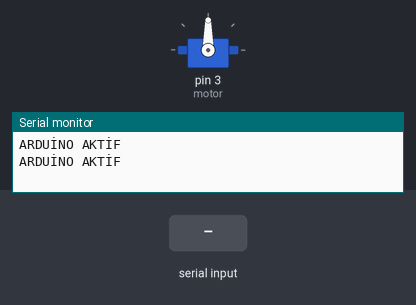
This sketch was run on a simulated Arduino Uno, built with avr-gcc and run on an emulated ATmega328P. Parts: servo, the last lines printed to the serial monitor. The test bench sets the inputs (shaded band).

Above: at 2.0 s.
2.1 s: "A" received over Serial
At 3.6 s:
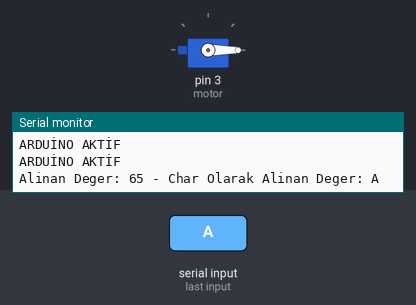
4.5 s: "B" received over Serial
At 7.1 s:
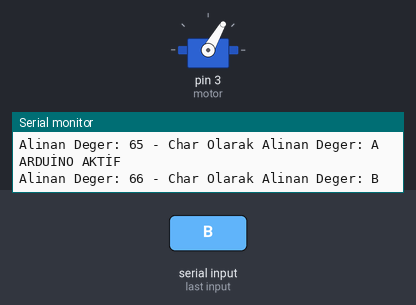
7.5 s: "C" received over Serial
At 9.4 s:
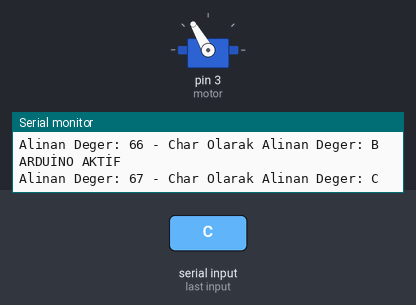
10.5 s: "D" received over Serial
At 12.9 s:
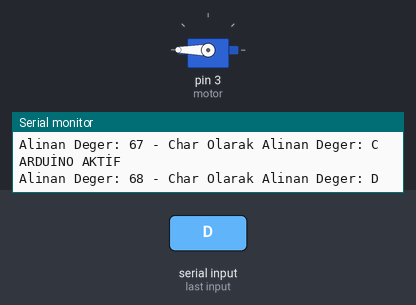
Timing chart, 0 to 14.4 s (numbered marks = the images above; inputs shaded):
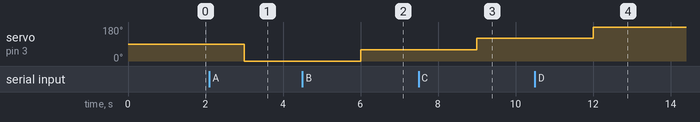

The sketch:

Raspberry_servo.ino
```cpp
#include<Servo.h>//Servo kütüphanesi sisteme dahil edilir.

Servo motor;
int from_pi = 0; //Serial porttan gelecek değeri tutmak için bir nesne oluşturuldu.

void setup() {
  Serial.begin(9600); //Serial Port başlatıldı ve 9600 hızı verildi.
  motor.attach(3);
}

void loop() {
 Serial.println("ARDUİNO AKTİF");//Seri porta arduino'nun aktif olduğu bilgisi sunuldu.
 delay(1000);//Bir saniye bekler.
 if(Serial.available()>0)//Serial Porta girdi değerinin olup olmadığı kontrol edilir.
 {
  from_pi = Serial.read();//Seri porttaki değer okunur ve "from_pi" değişkenine atanır.
  Serial.print("Alinan Deger: ");
  Serial.print(from_pi);
  Serial.print(" - Char Olarak Alinan Deger: ");
  Serial.println((char)from_pi);//Alınan değer chara dönüştürülür ve seri porta yazılır.

  //Raspberryden char şeklinde veriler gelir. Alınan değerler sırasıyle iflerle kontrol edilir.
  //Her harf bir etikete gelecek şekilde ayarlanmıştır.
  //A : Karton veya kağıt, B : Plastik, C : Cam, D : Metal
  if(from_pi == 'A')//Karton veya kağıt olma olasılığında yapılacaklar.
  {
      motor.write(0); //Servo motor açı değeri olarak 0 dereceye döndürülür.
      delay(2000);//İki saniye beklenir.
      from_pi = 0;// "from_pi" değişkenine ilk değeri atanır.
  }

  if(from_pi == 'B')//Plastik olma olasılığında yapılacaklar.
  {
      motor.write(60); //Servo motor açı değeri olarak 60 dereceye döndürülür.
      delay(2000);//İki saniye beklenir.
      from_pi = 0;
  }
  if(from_pi == 'C')//Cam olma olasılığında yapılacaklar.
  {
      motor.write(120); //Servo motor açı değeri olarak 120 dereceye döndürülür.
      delay(2000);//İki saniye beklenir.
      from_pi = 0;// "from_pi" değişkenine ilk değeri atanır.
  }
  if(from_pi == 'D')//Metal olma olasılığında yapılacaklar.
  {
      motor.write(180); //Servo motor açı değeri olarak 180 dereceye döndürülür.
      delay(2000);//İki saniye beklenir.
      from_pi = 0;// "from_pi" değişkenine ilk değeri atanır.
  }

 }

}
```

Measured:
- after the input at 2.1 s, servo on pin 3 (motor): 90° → 0° after 0.90 s
- after the input at 4.5 s, servo on pin 3 (motor): 0° → 60° after 1.5 s
- after the input at 7.5 s, servo on pin 3 (motor): 60° → 120° after 1.5 s
- after the input at 10.5 s, servo on pin 3 (motor): 120° → 180° after 1.5 s
